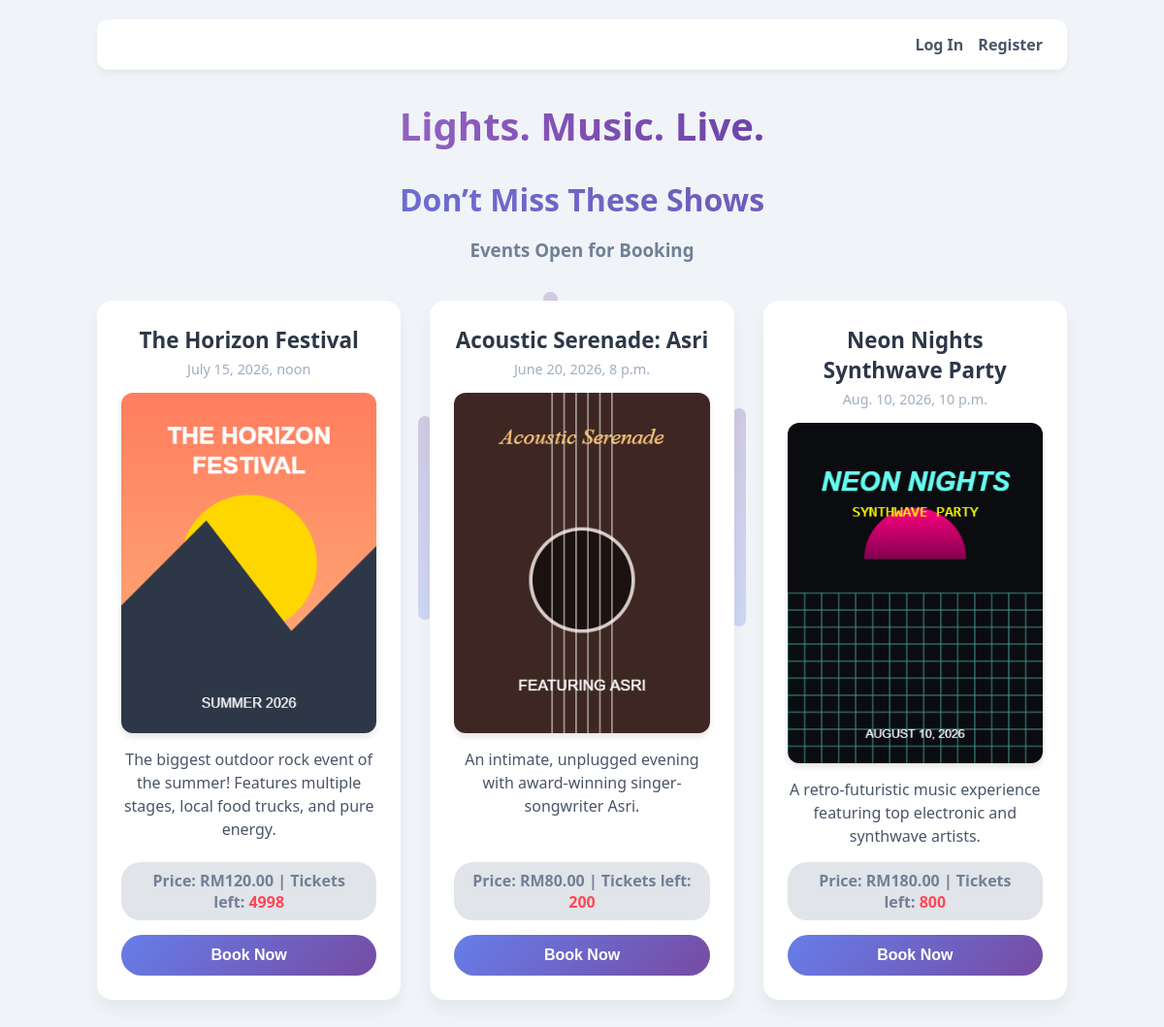
The app's page /, older data.
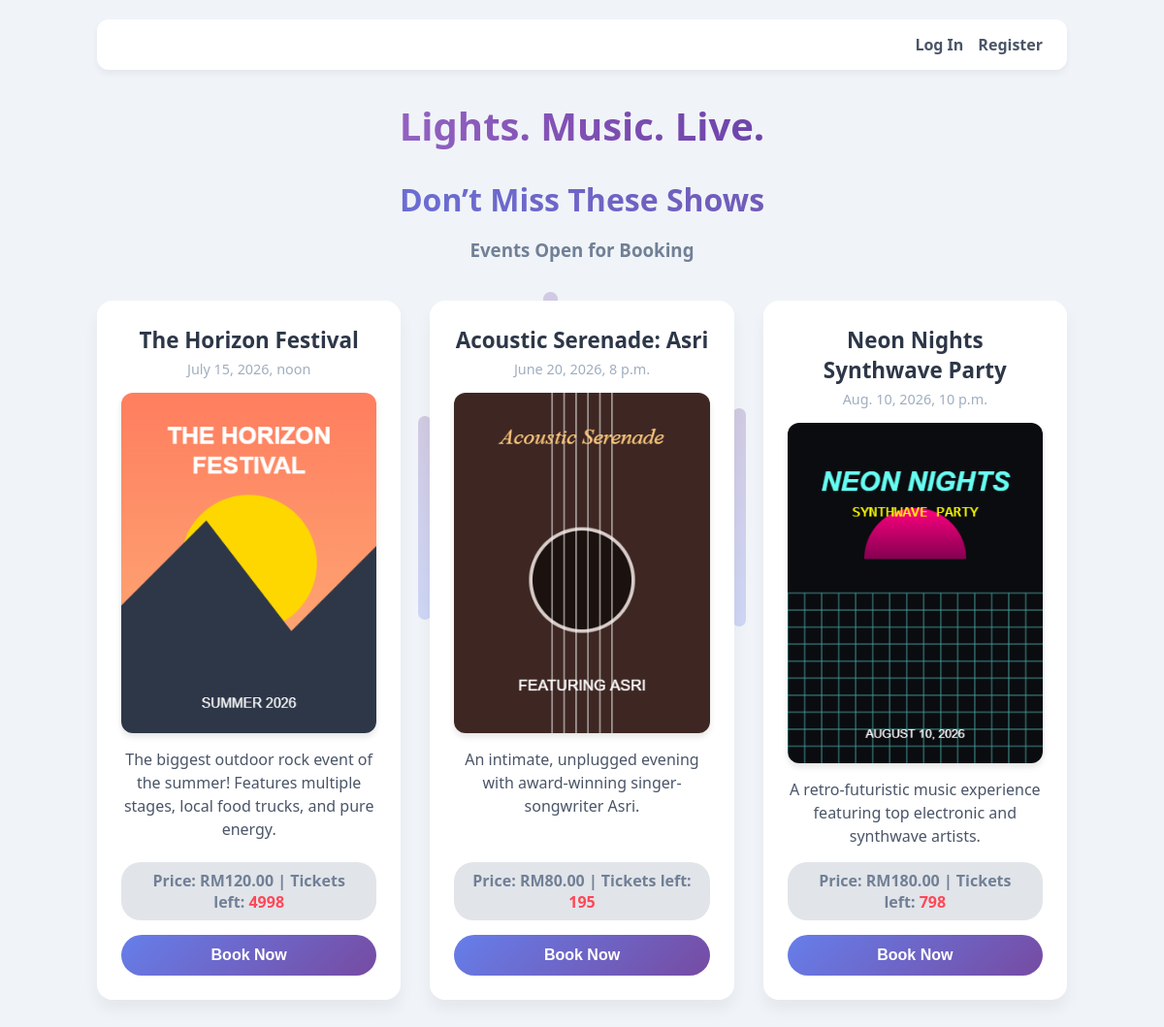
The same page, newer data.
### booking/models.py (models this page shows, shortened)
class Concert(models.Model):
    title = models.CharField(max_length=200)
    description = models.TextField()
    date = models.DateTimeField()
    available_tickets = models.IntegerField()
    price = models.DecimalField(max_digits=8, decimal_places=2)
    poster = models.ImageField(upload_to='concert_posters/', blank=True, null=True)

### booking/views.py (the view)
# urls.py: path('', views.concert_list, name='concert_list'),
def concert_list(request):
    concerts = Concert.objects.all()
    return render(request, 'booking/concert_list.html', {'concerts': concerts})

### booking/templates/booking/concert_list.html (shortened to what this page needs)
<!DOCTYPE html>
<html>
<head>
</head>
<body>
    <div class="soundwave-center-bg">
        <span style="--h: 140px; --d: 0.4s;"></span>
        <span style="--h: 150px; --d: 0.4s;"></span>
    </div>
    <div class="nav-bar">
        {% if user.is_authenticated %}
            <span>Hello, <strong>{{ user.username }}</strong>!</span>
            <a href="{% url 'profile' %}">My Profile</a>
            <form method="POST" action="{% url 'logout' %}" style="margin: 0;">
                {% csrf_token %}
                <button type="submit">Log Out</button>
            </form>
        {% else %}
            <a href="{% url 'login' %}">Log In</a>
            <a href="{% url 'register' %}">Register</a>
        {% endif %}
    </div>
    <h1>Lights. Music. Live.</h1>
    <h2>Don’t Miss These Shows</h2>
    <h3>Events Open for Booking</h3>
    <ul>
        {% for concert in concerts %}
            <li>
                <strong>{{ concert.title }}</strong>
                <div class="date">{{ concert.date }}</div>
                {% if concert.poster %}
                    <img src="{{ concert.poster.url }}" alt="{{ concert.title }} Poster" style="max-width: 100%; border-radius: 12px; box-shadow: 0 4px 6px rgba(0,0,0,0.1);">
                {% endif %}
                <em>{{ concert.description }}</em>
                <div class="stats">
                    Price: RM{{ concert.price }} | Tickets left:
                    <span class="tickets-red"> {{ concert.available_tickets }}</span>
                </div>
                <a href="{% url 'book_ticket' concert.id %}" style="width: 100%; text-decoration: none;">
                    <button class="book-btn">Book Now</button>
                </a>
            </li>
        {% empty %}
            <li>No concerts available at the moment.</li>
        {% endfor %}
    </ul>
</body>
</html>

### booking/templates/booking/concert_list.html (style rules this page uses)
body { font-family: 'Segoe UI', Tahoma, Geneva, Verdana, sans-serif; background-color: #f0f4f8; color: #2d3748; max-width: 1000px; margin: 0 auto; padding: 20px; position: relative; }
.nav-bar { background: white; padding: 15px 25px; border-radius: 12px; box-shadow: 0 4px 6px rgba(0,0,0,0.05); display: flex; justify-content: flex-end; align-items: center; gap: 15px; margin-bottom: 30px; }
.nav-bar a, .nav-bar button { text-decoration: none; color: #4a5568; font-weight: 600; background: none; border: none; cursor: pointer; font-size: 16px; }
h1 { text-align: center; font-size: 2.5em; background: linear-gradient(90deg, #B589D6 0%, #9969C7 25%, #804FB3 50%, #6641A8 75%, #4B2E9B 100%); -webkit-background-clip: text; -webkit-text-fill-color: transparent; margin-bottom: 5px; }
h2 { text-align: center; font-size: 2.0em; background: linear-gradient(90deg, #667eea 0%, #764ba2 100%); -webkit-background-clip: text; -webkit-text-fill-color: transparent; margin-bottom: 5px; }
h3 { text-align: center; color: #718096; margin-bottom: 40px; }
ul { list-style-type: none; padding: 0; display: grid; grid-template-columns: repeat(auto-fit, minmax(300px, 1fr)); gap: 30px; }
li { background: white; border-radius: 16px; padding: 25px; box-shadow: 0 10px 15px rgba(0,0,0,0.05); transition: transform 0.2s ease, box-shadow 0.2s ease; display: flex; flex-direction: column; align-items: center; text-align: center; }
strong { font-size: 1.4em; color: #2d3748; margin-bottom: 5px; }
.date { color: #a0aec0; font-size: 0.9em; margin-bottom: 15px; }
em { color: #4a5568; font-style: normal; line-height: 1.5; margin: 15px 0; flex-grow: 1; }
.stats { font-weight: bold; color: #718096; margin-bottom: 15px; padding: 8px 15px; background: #e1e4e9; border-radius: 20px; }
.tickets-red { color: #ff4757; font-weight: bold; }
.book-btn { background: linear-gradient(135deg, #667eea 0%, #764ba2 100%); color: white; border: none; padding: 12px 30px; border-radius: 25px; font-size: 16px; font-weight: bold; cursor: pointer; transition: transform 0.1s ease, box-shadow 0.1s ease; text-decoration: none; display: inline-block; width: 100%; }
.soundwave-center-bg { position: fixed; top: 50%; left: 50%; transform: translate(-50%, -50%); width: 100vw; height: 100vh; display: flex; align-items: center; justify-content: center; gap: 1.5vw; z-index: 1; opacity: 0.25; pointer-events: none; }
.soundwave-center-bg span { display: block; width: 1.2vw; max-width: 25px; background: linear-gradient(to top, #667eea, #764ba2); border-radius: 20px; height: calc(var(--h) * 1.5); transform-origin: center; animation: pulseCenter 1.5s infinite ease-in-out alternate; animation-delay: var(--d); }
.nav-bar, h1, h2, h3, ul { position: relative; z-index: 10; }

Row changes from the older to the newer data that the page shows:
changed Concert "Acoustic Serenade: Asri": available_tickets "200" → "195"
changed Concert "Neon Nights Synthwave Party": available_tickets "800" → "798"
